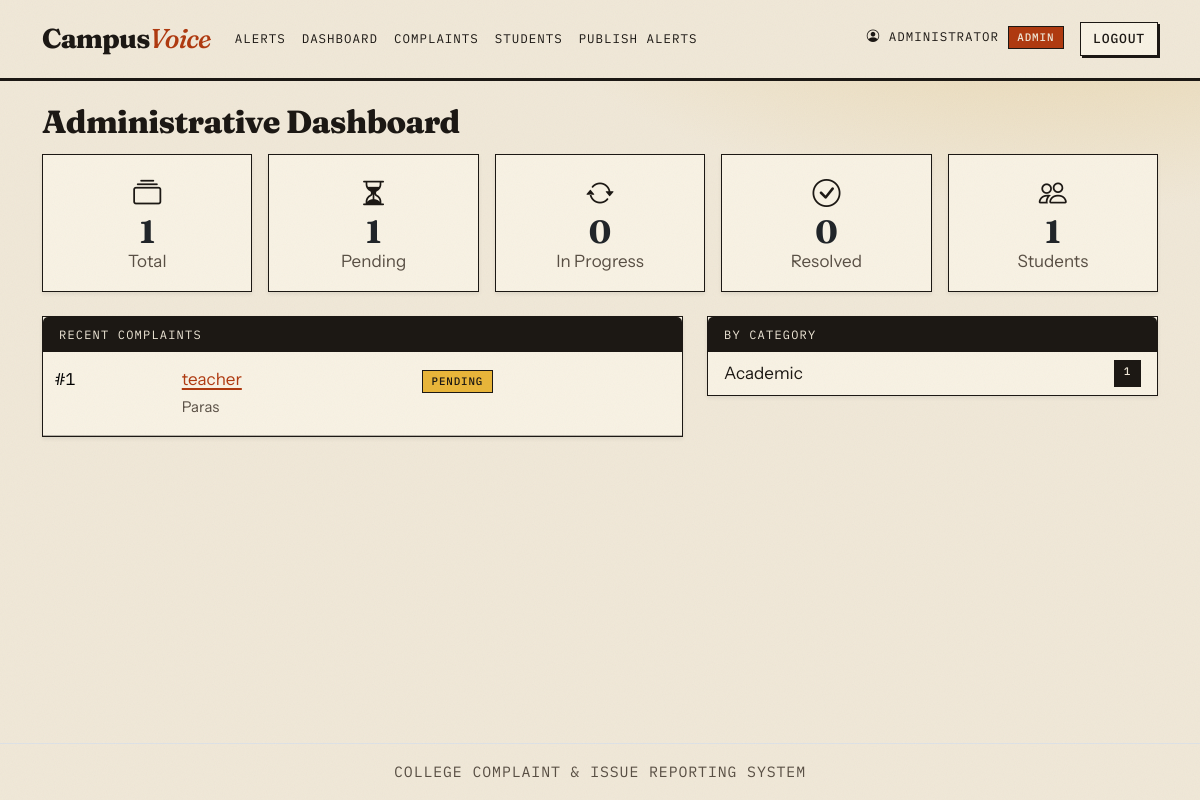
The page /admin (signed in) on the database its author committed.
### models.py (models this page shows, shortened)
class User(db.Model):
    __tablename__ = "users"
    id = db.Column(db.Integer, primary_key=True)
    name = db.Column(db.String(100), nullable=False)
    email = db.Column(db.String(120), unique=True, nullable=False)
    roll_no = db.Column(db.String(30))
    department = db.Column(db.String(80))
    password_hash = db.Column(db.String(255), nullable=False)
    role = db.Column(db.String(10), nullable=False, default="student")  # student | admin
    created_at = db.Column(db.DateTime, default=now)
    complaints = db.relationship("Complaint", backref="student", lazy=True)

class Complaint(db.Model):
    __tablename__ = "complaints"
    id = db.Column(db.Integer, primary_key=True)
    user_id = db.Column(db.Integer, db.ForeignKey("users.id"), nullable=False, index=True)
    title = db.Column(db.String(150), nullable=False)
    category = db.Column(db.String(40), nullable=False, index=True)
    priority = db.Column(db.String(10), nullable=False, default="Medium")
    description = db.Column(db.Text, nullable=False)
    status = db.Column(db.String(20), nullable=False, default="Pending", index=True)
    admin_remarks = db.Column(db.Text)
    created_at = db.Column(db.DateTime, default=now, index=True)
    updated_at = db.Column(db.DateTime, default=now, onupdate=now)
    history = db.relationship("StatusHistory", backref="complaint", lazy=True,
                              order_by="StatusHistory.changed_at",
                              cascade="all, delete-orphan")

### app.py (the view)
@app.route("/admin")
@admin_required
def admin_dashboard():
    counts = dict(db.session.query(Complaint.status, func.count(Complaint.id))
                  .group_by(Complaint.status).all())
    by_cat = (db.session.query(Complaint.category, func.count(Complaint.id))
              .group_by(Complaint.category).all())
    recent = (Complaint.query.options(joinedload(Complaint.student))
              .order_by(Complaint.created_at.desc()).limit(5).all())
    stats = {
        "total": sum(counts.values()),
        "pending": counts.get("Pending", 0),
        "progress": counts.get("In Progress", 0),
        "resolved": counts.get("Resolved", 0),
        "students": User.query.filter_by(role="student").count(),
    }
    return render_template("admin_dashboard.html", stats=stats, by_cat=by_cat, recent=recent)

### app.py (called while the page is built)
def csrf_token():
    if "_csrf" not in session:
        session["_csrf"] = secrets.token_hex(16)
    return session["_csrf"]

@app.before_request
def csrf_protect():
    if request.method == "POST":
        sent = request.form.get("_csrf", "")
        if not sent or not secrets.compare_digest(sent, session.get("_csrf", "")):
            abort(400)

def current_user():
    uid = session.get("user_id")
    return db.session.get(User, uid) if uid else None

@app.after_request
def security_headers(resp):
    h = resp.headers
    h.setdefault("Content-Security-Policy", CSP)
    h.setdefault("X-Content-Type-Options", "nosniff")
    h.setdefault("X-Frame-Options", "DENY")
    h.setdefault("Referrer-Policy", "strict-origin-when-cross-origin")
    h.setdefault("Permissions-Policy", "geolocation=(), camera=(), microphone=()")
    h.setdefault("Cross-Origin-Opener-Policy", "same-origin")
    if app.config["SESSION_COOKIE_SECURE"]:  # only meaningful over HTTPS
        h.setdefault("Strict-Transport-Security", "max-age=31536000; includeSubDomains")
    if session.get("user_id"):  # private pages must not be cached
        h["Cache-Control"] = "no-store"
    return resp

@app.context_processor
def inject_globals():
    return dict(current_user=current_user(), csrf_token=csrf_token, STATUSES=STATUSES,
                CATEGORIES=CATEGORIES, PRIORITIES=PRIORITIES)

def admin_required(f):
    @wraps(f)
    def wrapper(*a, **kw):
        u = current_user()
        if not u:
            flash("Please log in as administrator.", "warning")
            return redirect(url_for("admin_login"))
        if u.role != "admin":
            abort(403)
        return f(*a, **kw)
    return wrapper

### templates/admin_dashboard.html (shortened to what this page needs)
{% extends "base.html" %}
{% from "_macros.html" import status_badge %}
{% block content %}
<h3 class="mb-3">Administrative Dashboard</h3>
<div class="row g-3 mb-4">
  {% for label, val, color, icon in [('Total', stats.total, 'primary','collection'), ('Pending', stats.pending,'warning','hourglass-split'), ('In Progress', stats.progress,'info','arrow-repeat'), ('Resolved', stats.resolved,'success','check-circle'), ('Students', stats.students,'secondary','people')] %}
  <div class="col-6 col-md"><div class="card border-{{ color }} shadow-sm"><div class="card-body text-center">
    <i class="bi bi-{{ icon }} fs-3 text-{{ color }}"></i><div class="fs-2 fw-bold">{{ val }}</div><div class="text-muted">{{ label }}</div></div></div></div>
  {% endfor %}
</div>
<div class="row">
  <div class="col-lg-7"><div class="card shadow-sm mb-3"><div class="card-header">Recent Complaints</div>
    <table class="table mb-0"><tbody>
    {% for c in recent %}<tr><td>#{{ c.id }}</td><td><a href="{{ url_for('complaint_detail', cid=c.id) }}">{{ c.title }}</a><br><small class="text-muted">{{ c.student.name }}</small></td><td>{{ status_badge(c.status) }}</td></tr>
    {% else %}<tr><td class="text-muted">No complaints yet.</td></tr>{% endfor %}</tbody></table></div></div>
  <div class="col-lg-5"><div class="card shadow-sm"><div class="card-header">By Category</div>
    <ul class="list-group list-group-flush">{% for cat, n in by_cat %}<li class="list-group-item d-flex justify-content-between">{{ cat }}<span class="badge bg-primary">{{ n }}</span></li>{% else %}<li class="list-group-item text-muted">No data.</li>{% endfor %}</ul></div></div>
</div>
{% endblock %}

### templates/base.html (shortened to what this page needs)
<!DOCTYPE html>
<html lang="en">
<head>
  <link href="https://cdn.jsdelivr.net/npm/bootstrap@5.3.3/dist/css/bootstrap.min.css" rel="stylesheet">
  <link href="https://cdn.jsdelivr.net/npm/bootstrap-icons@1.11.3/font/bootstrap-icons.css" rel="stylesheet">
  <link href="{{ url_for('static', filename='css/style.css') }}" rel="stylesheet">
</head>
<body class="d-flex flex-column min-vh-100">
<nav class="navbar navbar-expand-lg masthead">
  <div class="container">
    <a class="navbar-brand" href="{{ url_for('index') }}">Campus<em>Voice</em></a>
    <div id="nav" class="collapse navbar-collapse">
      <ul class="navbar-nav me-auto">
        <li class="nav-item"><a class="nav-link" href="{{ url_for('alerts') }}">Alerts</a></li>
        {% if current_user and current_user.role == 'student' %}
          <li class="nav-item"><a class="nav-link" href="{{ url_for('new_complaint') }}">New Complaint</a></li>
          <li class="nav-item"><a class="nav-link" href="{{ url_for('my_complaints') }}">My Complaints</a></li>
        {% elif current_user and current_user.role == 'admin' %}
          <li class="nav-item"><a class="nav-link" href="{{ url_for('admin_dashboard') }}">Dashboard</a></li>
          <li class="nav-item"><a class="nav-link" href="{{ url_for('admin_complaints') }}">Complaints</a></li>
          <li class="nav-item"><a class="nav-link" href="{{ url_for('admin_students') }}">Students</a></li>
          <li class="nav-item"><a class="nav-link" href="{{ url_for('admin_alerts') }}">Publish Alerts</a></li>
        {% endif %}
      </ul>
      <ul class="navbar-nav">
        {% if current_user %}
          <li class="nav-item"><span class="navbar-text me-3"><i class="bi bi-person-circle"></i> {{ current_user.name }} <span class="badge bg-{{ 'danger' if current_user.role == 'admin' else 'success' }}">{{ current_user.role|capitalize }}</span></span></li>
          <li class="nav-item"><a class="btn btn-light btn-sm" href="{{ url_for('logout') }}">Logout</a></li>
        {% endif %}
      </ul>
    </div>
  </div>
</nav>
<main class="container my-4 flex-grow-1">
  {% block content %}{% endblock %}
</main>
<footer class="text-center text-muted py-3 border-top small">College Complaint &amp; Issue Reporting System</footer>
</body>
</html>

### templates/_macros.html (shortened to what this page needs)
{% macro status_badge(s) -%}
<span class="badge bg-{{ {'Pending':'warning text-dark','In Progress':'info text-dark','Resolved':'success'}[s] }}">{{ s }}</span>
{%- endmacro %}

### static/css/style.css (style rules this page uses)
:root { --paper:#F0E8D8; --surface:#F8F2E4; --ink:#1C1814; --muted:#594F44; --rust:#B03A10; --ochre:#E9B63A; --navy:#20395C; --moss:#2D5A3B; --line:1.5px solid var(--ink); --display:'Fraunces',Georgia,serif; --body:'Instrument Sans','Helvetica Neue',sans-serif; --mono:'IBM Plex Mono',ui-monospace,monospace; --u:.5rem; }
body { font-family:var(--body);font-size:1.0625rem;line-height:1.6;color:var(--ink); background:radial-gradient(900px 420px at 90% -8%,#E6D2A6,transparent 65%),var(--paper) }
body::before { content:"";position:fixed;inset:0;pointer-events:none;z-index:50;opacity:.05;mix-blend-mode:multiply; }
h1,h2,h3,h4,h5 { font-family:var(--display);font-weight:800;letter-spacing:-.02em;line-height:1.05 }
h3 { font-size:2rem }
a { color:var(--rust);text-decoration-thickness:2px;text-underline-offset:3px }
.text-muted,small,.small { color:var(--muted)!important }
.text-primary,.text-info,.text-warning,.text-success,.text-secondary,.text-danger { color:var(--ink)!important }
.masthead { background:var(--paper);border-bottom:3px solid var(--ink);padding:calc(var(--u)*1.5) 0 }
.masthead .navbar-brand { font-family:var(--display);font-weight:800;font-size:1.7rem;letter-spacing:-.03em;color:var(--ink) }
.masthead .navbar-brand em { color:var(--rust);font-weight:500 }
.masthead .nav-link,.masthead .navbar-text { font-family:var(--mono);font-size:.78rem;text-transform:uppercase;letter-spacing:.08em;color:var(--ink) }
.masthead .nav-link { padding:var(--u) calc(var(--u)*1.5) }
.btn { font-family:var(--mono);font-size:.82rem;font-weight:500;text-transform:uppercase;letter-spacing:.06em; border:var(--line);border-radius:0;padding:calc(var(--u)*1.25) calc(var(--u)*2);box-shadow:3px 3px 0 var(--ink); transition:transform .12s,box-shadow .12s,background .12s,color .12s }
.btn-sm { padding:calc(var(--u)*.75) calc(var(--u)*1.5);box-shadow:2px 2px 0 var(--ink) }
.btn-light,.btn-outline-primary,.btn-outline-secondary,.btn-outline-success,.btn-outline-danger { background:var(--surface);color:var(--ink);border-color:var(--ink) }
.card { background:var(--surface);border:var(--line);border-radius:0;box-shadow:6px 6px 0 var(--ink) }
.card[class*="border-"] { border-color:var(--ink)!important }
.card-header { background:var(--ink);color:var(--paper);border:0;border-radius:0;font-family:var(--mono);font-size:.75rem;text-transform:uppercase;letter-spacing:.1em }
.card .fs-2 { font-family:var(--display);line-height:1 }
.table { --bs-table-bg:transparent;--bs-table-hover-bg:#EADFC4;--bs-table-hover-color:var(--ink);color:var(--ink);margin:0 }
.table td,.table th { padding:calc(var(--u)*1.75) calc(var(--u)*1.5);border-color:rgba(28,24,20,.3) }
.table td:first-child { font-family:var(--mono) }
.list-group-item { background:transparent;color:var(--ink);border-color:rgba(28,24,20,.3) }
.badge { font-family:var(--mono);font-weight:500;font-size:.68rem;letter-spacing:.08em;text-transform:uppercase;border:var(--line);border-radius:0;padding:.3rem .55rem }
.badge.bg-warning { background:var(--ochre)!important;color:var(--ink)!important }
.badge.bg-danger { background:var(--rust)!important;color:var(--paper)!important }
.badge.bg-primary { background:var(--ink)!important;color:var(--paper)!important }
footer { font-family:var(--mono);font-size:.72rem;letter-spacing:.06em;text-transform:uppercase }
main>*,.ledger li { animation:rise .6s cubic-bezier(.2,.7,.2,1) both;animation-delay:calc(var(--i,0)*80ms) }
main>*:nth-child(2) { --i:1 }
main>*:nth-child(3) { --i:2 }

### rows shown on the page
User: name "ADMINISTRATOR", role "ADMIN"
Complaint: id "1", status "Pending", title "teacher", student.name "Paras", status "PENDING", category "Academic"

### other values the page prints
{{ val }} "1" "0" "0" "1"
{{ label }} "Total" "In Progress" "Resolved" "Students"
